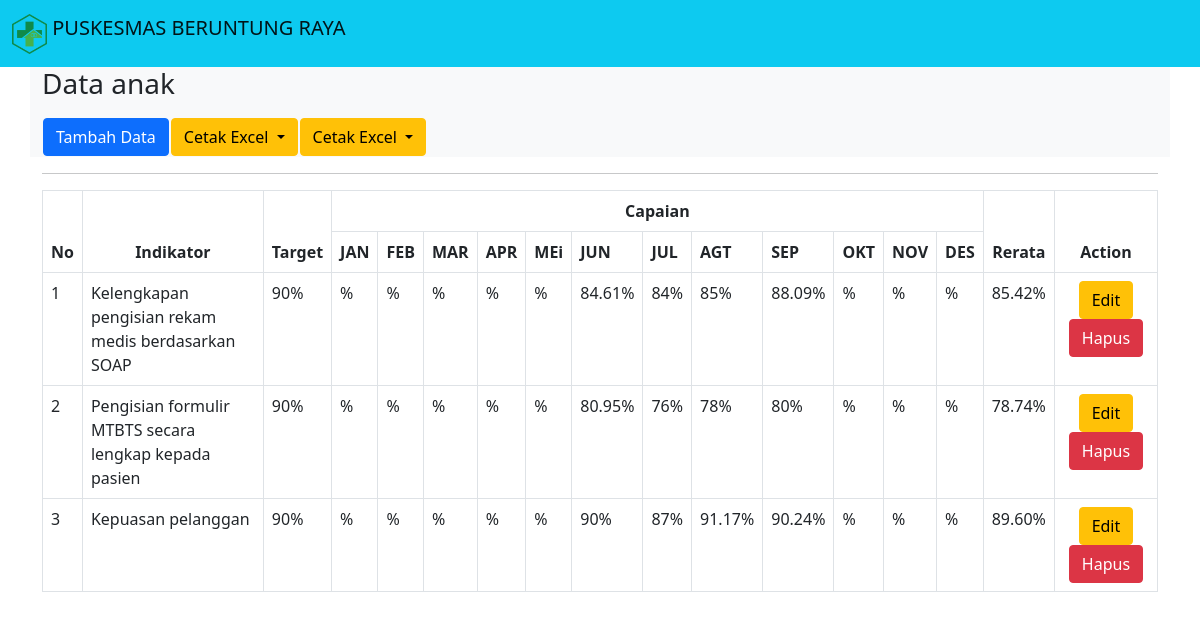
The app's page /ruangan/anak.php with its own data.
### tables this page shows
CREATE TABLE `tb_indikator` (
  `id` int(11) NOT NULL,
  `indikator` varchar(225) NOT NULL,
  `target` varchar(10) NOT NULL,
  `jan` varchar(50) NOT NULL,
  `feb` varchar(50) NOT NULL,
  `mar` varchar(50) NOT NULL,
  `apr` varchar(50) NOT NULL,
  `mei` varchar(50) NOT NULL,
  `jun` varchar(10) NOT NULL,
  `jul` varchar(10) NOT NULL,
  `agt` varchar(10) NOT NULL,
  `sep` varchar(10) NOT NULL,
  `okt` varchar(50) NOT NULL,
  `nov` varchar(50) NOT NULL,
  `des` varchar(50) NOT NULL,
  `rata` varchar(10) NOT NULL,
  `ruangan` varchar(50) NOT NULL,
  `tahun` varchar(10) NOT NULL
);

### ruangan/anak.php (the view, shortened to what this page needs)
<?php
include "header.php";
?>
<div class="container">
        <div class="row">
            <section class="bg-light ">
                <h3 class="pb-2">
                    Data anak
                </h3>
                <table>
                    <th>
                        <a href="aksi/tambah_anak.php"class="btn btn-primary" >Tambah Data</a>
                    </th>
                    <th>
                        <div class="dropdown">
                            <button class="btn btn-warning dropdown-toggle" type="button" id="dropdownMenuButton1" data-bs-toggle="dropdown" aria-expanded="false">
                            Cetak Excel
                            </button>
                        </div>
                    </th>
                    <th>
                        <div class="dropdown">
                            <button class="btn btn-warning dropdown-toggle" type="button" id="dropdownMenuButton1" data-bs-toggle="dropdown" aria-expanded="false">
                            Cetak Excel
                            </button>
                        </div>
                    </th>
                </table>
            </section>
        </div>
        <hr>
        <div class="row">
            <div class="table-responsive" id="no-more-tables">
                <table class="table table-bordered">
                <thead>
                        <tr align="center">
                          <th scope="col" rowspan="2">No</th>
                          <th scope="col" rowspan="2">Indikator</th>
                          <th scope="col" rowspan="2" >Target</th>
                          <th scope="col" colspan="12">Capaian</th>
                          <th scope="col" rowspan="2">Rerata</th>
                          <th scope="col" rowspan="2" colspan="2">Action</th>
                        </tr>
                        <tr>
                            <th>JAN</th>
                            <th>FEB</th>
                            <th>MAR</th>
                            <th>APR</th>
                            <th>MEi</th>
                            <th>JUN</th>
                            <th>JUL</th>
                            <th>AGT</th>
                            <th>SEP</th>
                            <th>OKT</th>
                            <th>NOV</th>
                            <th>DES</th>
                        </tr>
                      </thead>
                        <?php
                            include "../asset/koneksi/koneksi.php";
                            $no=1;
                            $query= mysqli_query($koneksi,"SELECT * FROM `tb_indikator` WHERE ruangan LIKE 'Ruangan anak' ORDER BY tahun DESC");
                            while ($data = mysqli_fetch_array($query)){
                        ?>
                      <tbody>
                        <tr>
                            <td data-title="No"><?php echo $no++;?></td>
                            <td data-title="Indikator"><?php echo $data['indikator'];?></td>
                            <td data-title="Target"><?php echo $data['target'];?>%</td>
                            <td data-title="Januari"><?php echo $data['jan'];?>%</td>
                            <td data-title="Februari"><?php echo $data['feb'];?>%</td>
                            <td data-title="Maret"><?php echo $data['mar'];?>%</td>
                            <td data-title="April"><?php echo $data['apr'];?>%</td>
                            <td data-title="Mei"><?php echo $data['mei'];?>%</td>
                            <td data-title="Juni"><?php echo $data['jun'];?>%</td>
                            <td data-title="Juli"><?php echo $data['jul'];?>%</td>
                            <td data-title="Agustus"><?php echo $data['agt'];?>%</td>
                            <td data-title="September"><?php echo $data['sep'];?>%</td>
                            <td data-title="Oktober"><?php echo $data['okt'];?>%</td>
                            <td data-title="November"><?php echo $data['nov'];?>%</td>
                            <td data-title="Desember"><?php echo $data['des'];?>%</td>
                            <td data-title="Rerata"><?php echo $data['rata'];?>%</td>
                            <td data-title="Action" align="center"><a href="aksi/edit_anak.php?id=<?php echo $data['id']; ?>"class="btn btn-warning">Edit</a>
                        <a href="aksi/hapus_anak.php?id=<?php echo $data['id']; ?>" class="btn btn-danger">Hapus</a></td>
                        </tr>
                        <?php
                            }
                        ?>
                      </tbody>
                  </table>
            </div>
        </div>
      </div>
</body>
</html>

### records on screen
tb_indikator: indikator "Kelengkapan pengisian rekam medis berdasarkan SOAP", target "90", jun "84.61", jul "84", agt "85", sep "88.09", rata "85.42"
tb_indikator: indikator "Pengisian formulir MTBTS secara lengkap kepada pasien", target "90", jun "80.95", jul "76", agt "78", sep "80", rata "78.74"
tb_indikator: indikator "Kepuasan pelanggan", target "90", jun "90", jul "87", agt "91.17", sep "90.24", rata "89.60"
